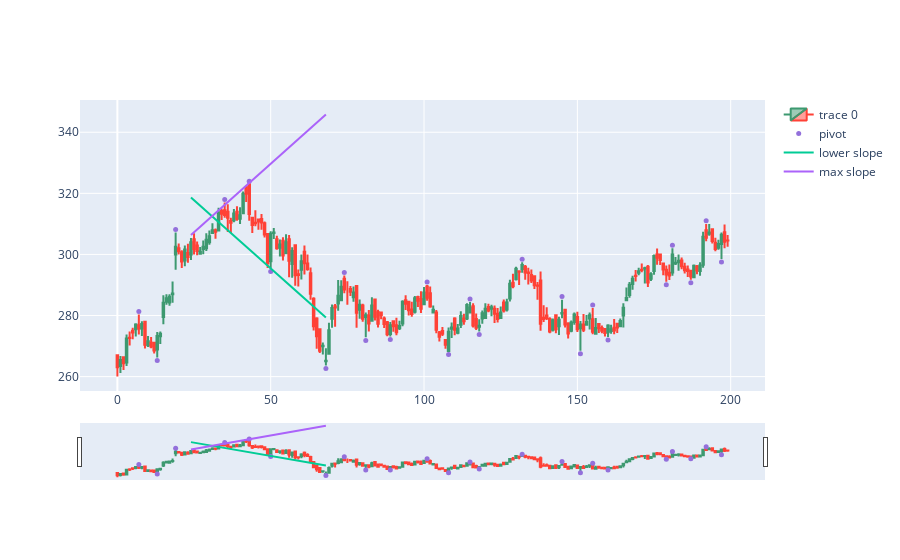

The code cell stored with this chart in its notebook:
### Code cell
candle = 68
backcandles = 40
window = 4

#dfpl = df[candle-backcandles-window-5:candle+200]

fig = go.Figure(data=[go.Candlestick(x=dfpl.index,
                open=dfpl['Open'],
                high=dfpl['High'],
                low=dfpl['Low'],
                close=dfpl['Close'])])

fig.add_scatter(x=dfpl.index, y=dfpl['pointpos'], mode="markers",
                marker=dict(size=5, color="MediumPurple"),
                name="pivot")

sl_lows, interc_lows, sl_highs, interc_highs, r_sq_l, r_sq_h = collect_channel(candle, backcandles, window)
print(r_sq_l, r_sq_h)
x = np.array(range(candle-backcandles-window, candle+1))
fig.add_trace(go.Scatter(x=x, y=sl_lows*x + interc_lows, mode='lines', name='lower slope'))
fig.add_trace(go.Scatter(x=x, y=sl_highs*x + interc_highs, mode='lines', name='max slope'))
#fig.update_layout(xaxis_rangeslider_visible=False)
fig.show()

### Figure 1 — Plotly figure (JSON) as saved in the notebook; plotly's stock layout.template omitted (floating-point values rounded to 4 significant figures; data arrays with more than 128 entries replaced by an {"elided": "..."} marker saying what was removed)
{"data": [{"close": {"elided": "200 float values"}, "high": {"elided": "200 float values"}, "low": {"elided": "200 float values"}, "open": {"elided": "200 float values"}, "type": "candlestick", "x": {"elided": "200 int values"}}, {"marker": {"color": "MediumPurple", "size": 5}, "mode": "markers", "name": "pivot", "type": "scatter", "x": {"elided": "200 int values"}, "y": {"elided": "200 float values"}}, {"mode": "lines", "name": "lower slope", "type": "scatter", "x": [24, 25, 26, 27, 28, 29, 30, 31, 32, 33, 34, 35, 36, 37, 38, 39, 40, 41, 42, 43, 44, 45, 46, 47, 48, 49, 50, 51, 52, 53, 54, 55, 56, 57, 58, 59, 60, 61, 62, 63, 64, 65, 66, 67, 68], "y": [318.6, 317.7, 316.8, 315.9, 315.0, 314.1, 313.2, 312.4, 311.5, 310.6, 309.7, 308.8, 307.9, 307, 306.1, 305.2, 304.3, 303.4, 302.5, 301.6, 300.8, 299.9, 299.0, 298.1, 297.2, 296.3, 295.4, 294.5, 293.6, 292.7, 291.8, 290.9, 290.0, 289.2, 288.3, 287.4, 286.5, 285.6, 284.7, 283.8, 282.9, 282.0, 281.1, 280.2, 279.3]}, {"mode": "lines", "name": "max slope", "type": "scatter", "x": [24, 25, 26, 27, 28, 29, 30, 31, 32, 33, 34, 35, 36, 37, 38, 39, 40, 41, 42, 43, 44, 45, 46, 47, 48, 49, 50, 51, 52, 53, 54, 55, 56, 57, 58, 59, 60, 61, 62, 63, 64, 65, 66, 67, 68], "y": [306.4, 307.2, 308.1, 309.0, 309.9, 310.8, 311.7, 312.6, 313.5, 314.4, 315.3, 316.2, 317.1, 318.0, 318.9, 319.8, 320.7, 321.6, 322.5, 323.4, 324.3, 325.2, 326.1, 327.0, 327.9, 328.8, 329.7, 330.6, 331.5, 332.4, 333.2, 334.1, 335.0, 335.9, 336.8, 337.7, 338.6, 339.5, 340.4, 341.3, 342.2, 343.1, 344.0, 344.9, 345.8]}], "layout": {}}
